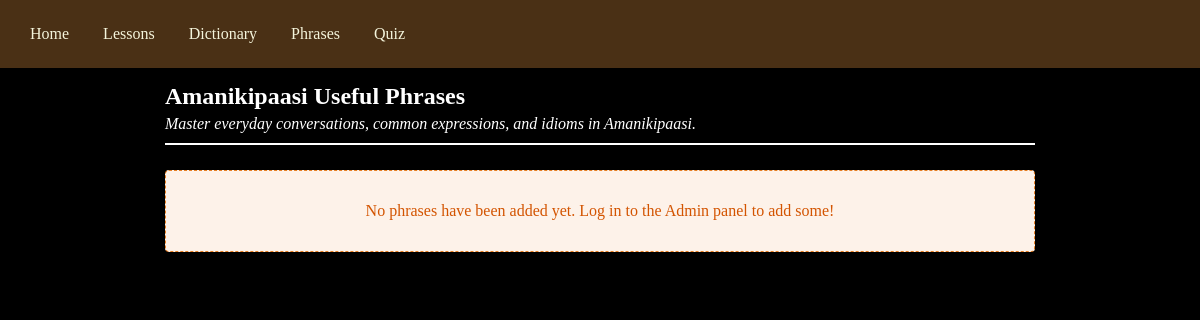
The page /phrases on the database as committed earlier.
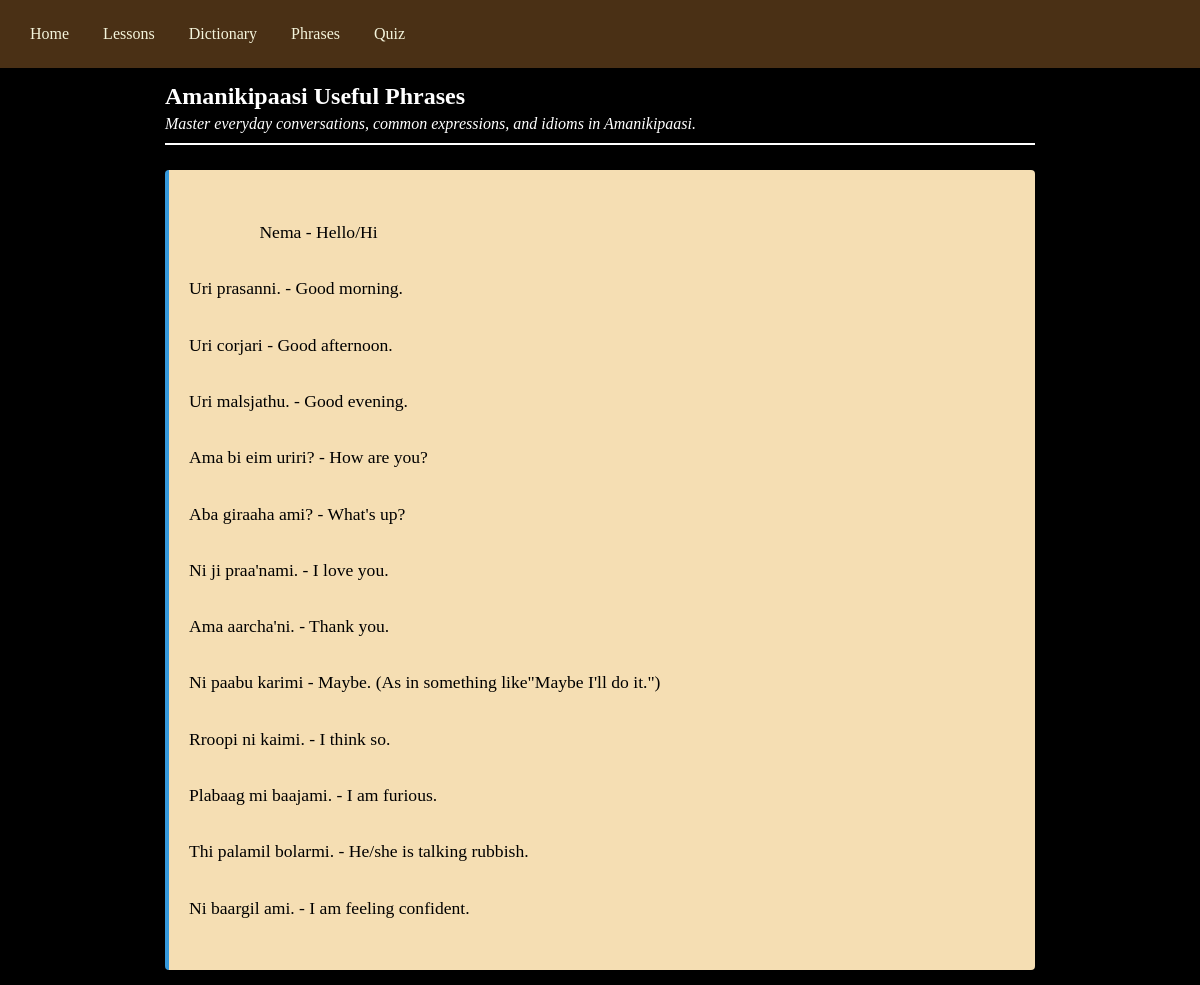
The same page on the database as committed later.
### tables this page shows
CREATE TABLE phrases (
            id INTEGER PRIMARY KEY AUTOINCREMENT,
            content TEXT NOT NULL);

### app.py (the view)
@app.route('/phrases')
def phrases():
    db = get_db()
    phrase_data = db.execute('SELECT * FROM phrases ORDER BY id DESC LIMIT 1').fetchone()
    return render_template('phrases.html', phrase_data=phrase_data)

### app.py (called while the page is built)
def get_db():
    conn = sqlite3.connect(DATABASE)
    conn.row_factory = sqlite3.Row
    return conn

### templates/phrases.html
{% extends 'base.html' %}
{% block content %}
    <div class="phrases-header">
        <h2>Amanikipaasi Useful Phrases</h2>
        <p>Master everyday conversations, common expressions, and idioms in Amanikipaasi.</p>
    </div>
    <div class="phrases-container">
        {% if phrase_data and phrase_data.content %}
            <div class="phrases-box">
                {{ phrase_data.content }}
            </div>
        {% else %}
            <div class="no-data">
                <p>No phrases have been added yet. Log in to the Admin panel to add some!</p>
            </div>
        {% endif %}
    </div>
{% endblock %}

Rows that differ between the two databases and show on the page:
added phrases: content "Nema - Hello/Hi Uri prasanni. - Good morning. Uri corjari - Good afternoon. Uri malsjathu. - Good evening. Ama bi eim uriri? - How are you? Aba giraaha ami? - What's up? Ni ji praa'nami. - I love you. Ama aarcha'ni. - Thank you. Ni paabu karimi - Maybe. (As in something like\"Maybe I'll do it.\") Rroopi ni kaimi. - I think so. Plabaag mi baajami. - I am furious. Thi palamil bolarmi. - He/she is talking rubbish. Ni baargil ami. - I am feeling confident."
Other text that changed with them:
text no longer shown: "No phrases have been added yet. Log in to the Admin panel to add some!"
